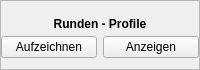
       <widget class="QFrame" name="frame_4" >
        <property name="minimumSize" >
         <size>
          <width>200</width>
          <height>70</height>
         </size>
        </property>
        <property name="maximumSize" >
         <size>
          <width>220</width>
          <height>70</height>
         </size>
        </property>
        <property name="frameShape" >
         <enum>QFrame::StyledPanel</enum>
        </property>
        <property name="frameShadow" >
         <enum>QFrame::Sunken</enum>
        </property>
        <layout class="QGridLayout" >
         <property name="leftMargin" >
          <number>0</number>
         </property>
         <property name="rightMargin" >
          <number>0</number>
         </property>
         <property name="verticalSpacing" >
          <number>0</number>
         </property>
         <item row="0" column="0" colspan="2" >
          <widget class="QLabel" name="label_3" >
           <property name="minimumSize" >
            <size>
             <width>0</width>
             <height>1</height>
            </size>
           </property>
           <property name="font" >
            <font>
             <weight>75</weight>
             <bold>true</bold>
            </font>
           </property>
           <property name="text" >
            <string>Runden - Profile</string>
           </property>
           <property name="alignment" >
            <set>Qt::AlignCenter</set>
           </property>
          </widget>
         </item>
         <item row="1" column="0" >
          <widget class="QPushButton" name="toolButtonRecordGhostCar" >
           <property name="text" >
            <string>Aufzeichnen</string>
           </property>
           <property name="shortcut" >
            <string>Alt+F</string>
           </property>
          </widget>
         </item>
         <item row="1" column="1" >
          <widget class="QPushButton" name="toolButtonTest" >
           <property name="text" >
            <string>Anzeigen</string>
           </property>
           <property name="shortcut" >
            <string>Alt+F</string>
           </property>
          </widget>
         </item>
        </layout>
       </widget>
